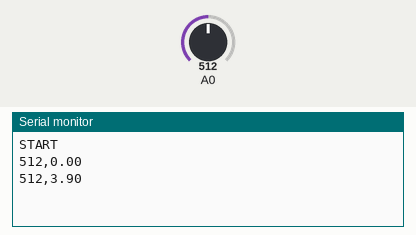
A sketch run on a simulated Arduino Uno, built with avr-gcc and run on an emulated ATmega328P. Shown: the last lines printed to the serial monitor. The inputs (shaded band) are chosen by the test bench; at power-on: A0 = 512.

Above: at 4.7 s.
4.8 s: A0 set to 716
At 9.2 s:
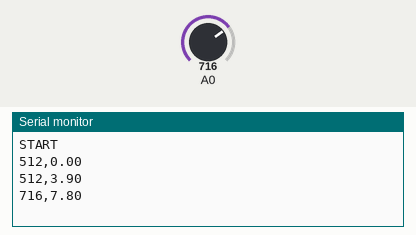
9.6 s: A0 set to 900
At 12.2 s:
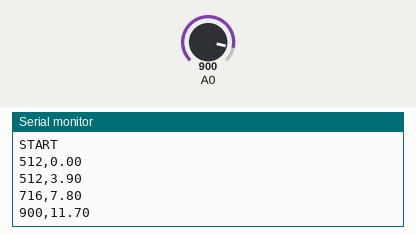
Timing chart, 0 to 13.7 s (numbered marks = the images above; inputs shaded):
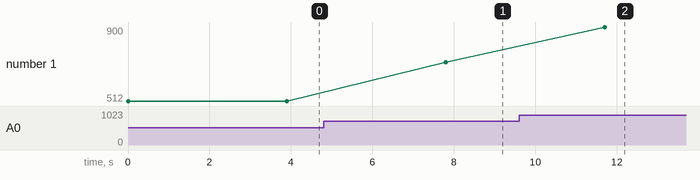

The sketch:

example.ino
```cpp
int EEG_Value;
float mytime = 0;

// the setup routine runs once when you press reset:
void setup() {
  // initialize serial communication at 9600 bits per second:
  Serial.begin(57200);
   while (!Serial) {
    ; // wait for serial port to connect. Needed for native USB
 }
  Serial.println("START");
}

// the loop routine runs over and over again forever:
void loop() {
 int EEG_Value = analogRead(A0);
 Serial.print(EEG_Value);
 Serial.print(",");
 Serial.println(mytime);
 mytime = mytime + 3.90;
  delay(3900);
}
```

Measured:
- after the input at 4.8 s, the serial monitor: prints a new line after 3.0 s (image 1)
- after the input at 9.6 s, the serial monitor: prints a new line after 2.1 s (image 2)
- plotted number 1: 512 → 716 after the input at 4.8 s, 716 → 900 after the input at 9.6 s
